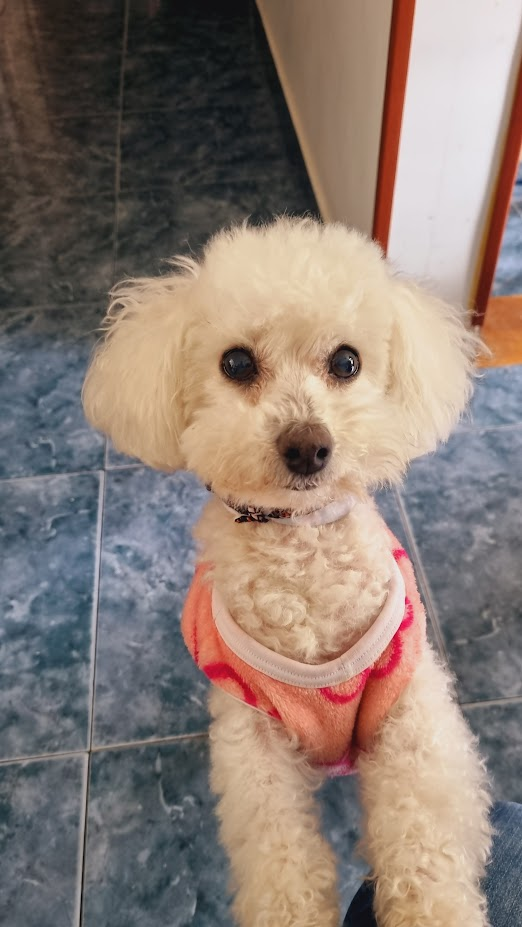
#> input picture 08_Filtro Laplaciano y Canny/Janis.jpg, 522 x 927 px
$ jupyter execute Filtros.ipynb   (older library calls are emulated)
#> lines starting #> are read from the running program, lines starting #| are printed output that depends on the picture
[cell 1]
# ==================================
#    CELDA [1]: LIBRERÍAS Y FUNCIONES
# ==================================

import cv2
import numpy as np
import matplotlib.pyplot as plt

# Función para Supresión de No-Máximos
def non_max_suppression(grad_magnitude, grad_direction):
    """
    grad_magnitude: matriz con la magnitud del gradiente
    grad_direction: matriz con la dirección del gradiente en radianes

    Retorna:
        suppressed: matriz con los valores de grad_magnitude donde sólo
                    se conservan los máximos locales en la dirección del gradiente.
                    El resto se pone a 0.
    """
    rows, cols = grad_magnitude.shape
    suppressed = np.zeros((rows, cols), dtype=np.float32)

    # Convertimos la dirección de radianes a grados
    direction_degrees = grad_direction * 180.0 / np.pi
    # Ajustamos a [0,180)
    direction_degrees[direction_degrees < 0] += 180

    for i in range(1, rows-1):
        for j in range(1, cols-1):
            angle = direction_degrees[i, j]
            mag = grad_magnitude[i, j]

            # Vectores vecinos según el ángulo
            if (0 <= angle < 22.5) or (157.5 <= angle < 180):
                neighbor1 = grad_magnitude[i, j-1]
                neighbor2 = grad_magnitude[i, j+1]
            elif (22.5 <= angle < 67.5):
                neighbor1 = grad_magnitude[i-1, j+1]
                neighbor2 = grad_magnitude[i+1, j-1]
            elif (67.5 <= angle < 112.5):
                neighbor1 = grad_magnitude[i-1, j]
                neighbor2 = grad_magnitude[i+1, j]
            else:  # (112.5 <= angle < 157.5)
                neighbor1 = grad_magnitude[i-1, j-1]
                neighbor2 = grad_magnitude[i+1, j+1]

            if (mag >= neighbor1) and (mag >= neighbor2):
                suppressed[i, j] = mag
            else:
                suppressed[i, j] = 0.0

    return suppressed

# Función para Doble Umbral + Histéresis
def double_threshold_hysteresis(img_nms, low_ratio=0.05, high_ratio=0.15):
    """
    img_nms: imagen tras la supresión de no-máximos (valores de magnitud).
    low_ratio, high_ratio: proporciones para calcular umbrales.

    Retorna:
        edges_final: imagen binaria con los bordes finales (0 o 255).
    """
    max_mag = np.max(img_nms)
    high_thresh = high_ratio * max_mag
    low_thresh = low_ratio * max_mag

    rows, cols = img_nms.shape
    edges_final = np.zeros((rows, cols), dtype=np.uint8)

    # Clasificación inicial
    strong_i, strong_j = np.where(img_nms >= high_thresh)
    weak_i, weak_j = np.where((img_nms >= low_thresh) & (img_nms < high_thresh))

    edges_final[strong_i, strong_j] = 255   # Bordes fuertes
    edges_final[weak_i, weak_j] = 50        # Bordes débiles

    # Conexión de débiles con fuertes (8-conectividad)
    for i in range(1, rows-1):
        for j in range(1, cols-1):
            if edges_final[i, j] == 50:  # débil
                if 255 in edges_final[i-1:i+2, j-1:j+2]:
                    edges_final[i, j] = 255
                else:
                    edges_final[i, j] = 0

    return edges_final

[cell 2]
# ==================================
#  CELDA [2]: CARGAR Y MOSTRAR IMAGEN
# ==================================

# Ruta de tu imagen
image_path = "Janis.jpg"  # <-- Ajusta aquí el nombre/ruta de tu imagen

# Leer en escala de grises
img_gray = cv2.imread(image_path, cv2.IMREAD_GRAYSCALE)
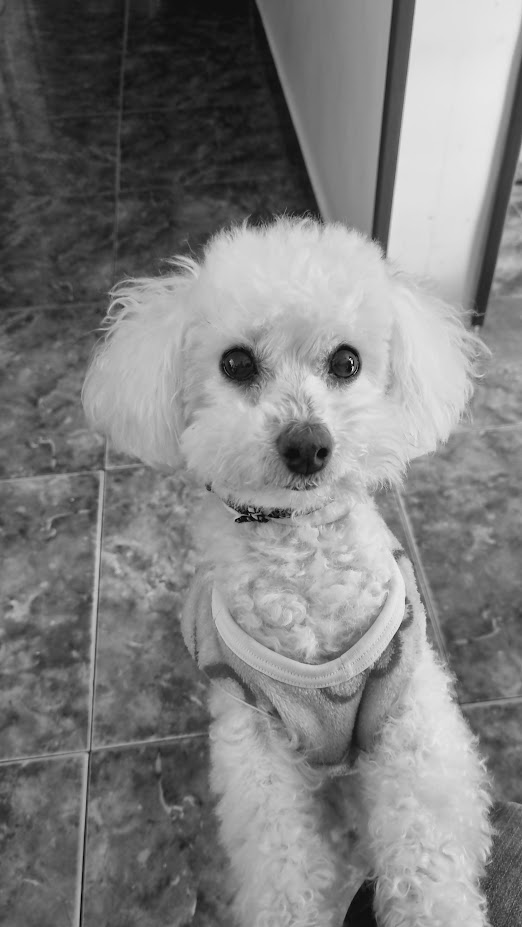
#> img_gray: shape (927, 522); min 0, max 235, mean 127.7
if img_gray is None:
    print("No se pudo cargar la imagen. Verifica la ruta/nombre.")
else:
    plt.figure()
    plt.title("Imagen Original")
    plt.imshow(img_gray, cmap='gray')
    plt.show()

[cell 3]
# ====================================================
#  CELDA [3]: FILTROS DE SUAVIZADO: MEDIA, GAUSSIANO, MEDIANA
# ====================================================

if img_gray is not None:
    # Filtro de Media
    mean_blur = cv2.blur(img_gray, (3, 3))

    plt.figure()
    plt.title("Filtro de Media (3x3)")
    plt.imshow(mean_blur, cmap='gray')
    plt.show()

    # Filtro Gaussiano
    gauss_blur = cv2.GaussianBlur(img_gray, (3, 3), 1)

    plt.figure()
    plt.title("Filtro Gaussiano (3x3, σ=1)")
    plt.imshow(gauss_blur, cmap='gray')
    plt.show()

    # Filtro Mediana
    median_blur = cv2.medianBlur(img_gray, 3)

    plt.figure()
    plt.title("Filtro de Mediana (3x3)")
    plt.imshow(median_blur, cmap='gray')
    plt.show()

[cell 4]
# ==========================================
#  CELDA [5]: LAPLACIANO CON Y SIN SUAVIZADO
# ==========================================

if img_gray is not None:
    # Laplaciano SIN suavizado
    lap_no_smooth = cv2.Laplacian(img_gray, cv2.CV_32F, ksize=5)
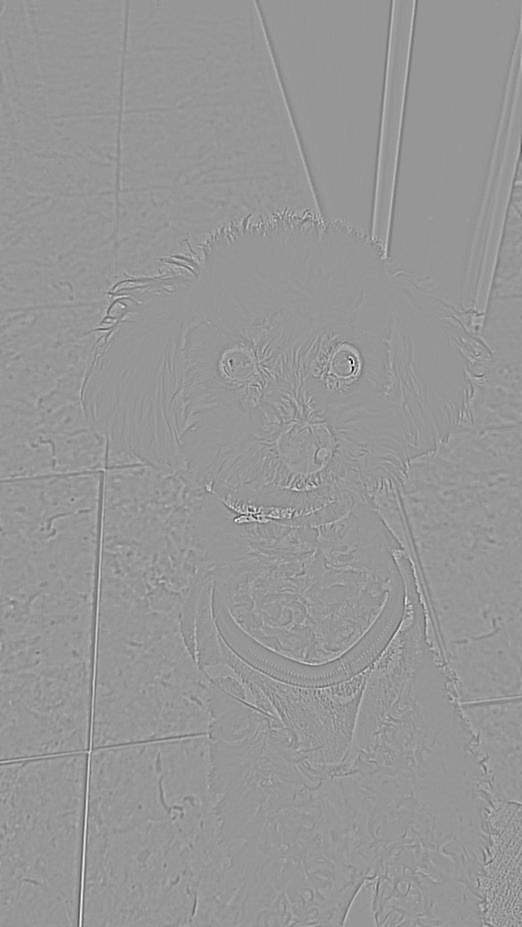
#> lap_no_smooth: shape (927, 522) float32; min -6666, max 4608, mean 0; drawn with min black and max white
    lap_no_smooth_abs = cv2.convertScaleAbs(lap_no_smooth)
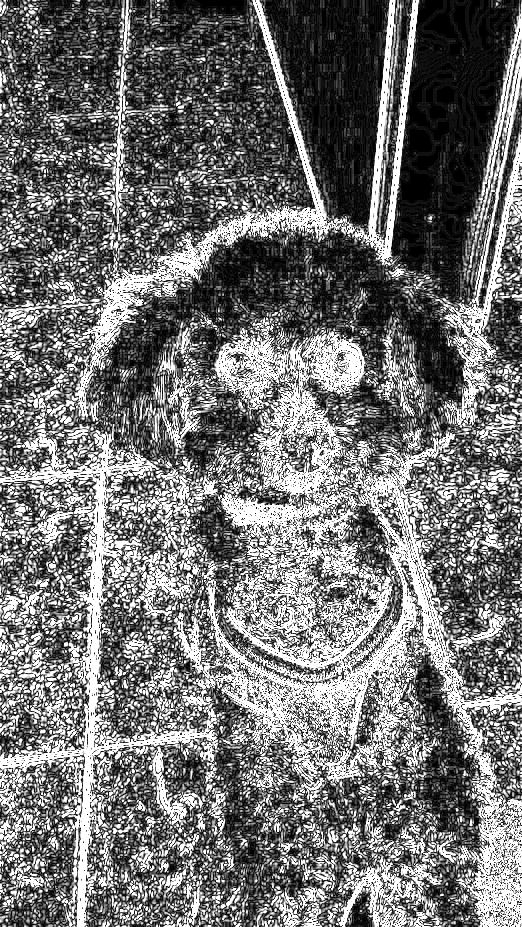
#> lap_no_smooth_abs: shape (927, 522); min 0, max 255, mean 113.8

    plt.figure()
    plt.title("Laplaciano SIN suavizado")
    plt.imshow(lap_no_smooth_abs, cmap='gray')
    plt.show()

    # Laplaciano CON suavizado (p.ej. Gaussiano)
    lap_smooth = cv2.Laplacian(gauss_blur, cv2.CV_32F, ksize=5)
    lap_smooth_abs = cv2.convertScaleAbs(lap_smooth)
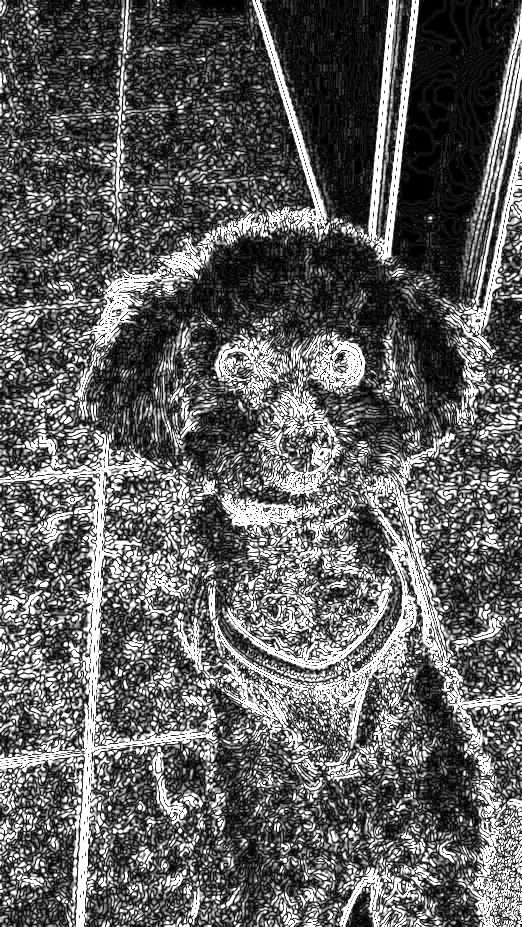
#> lap_smooth_abs: shape (927, 522); min 0, max 255, mean 96.2

    plt.figure()
    plt.title("Laplaciano con Suavizado Gaussiano")
    plt.imshow(lap_smooth_abs, cmap='gray')
    plt.show()

[cell 5]
# =====================================================================
#  CELDA [6]: CANNY PASO A PASO (suavizado -> gradiente -> NMS -> histéresis)
# =====================================================================

if img_gray is not None:
    # 1) Suavizado Gaussiano (5x5)
    blurred_for_canny = cv2.GaussianBlur(img_gray, (5, 5), 1)
    plt.figure()
    plt.title("Canny - Paso 1: Suavizado Gaussiano (5x5)")
    plt.imshow(blurred_for_canny, cmap='gray')
    plt.show()

    # 2) Gradiente (Sobel)
    sobel_canny_x = cv2.Sobel(blurred_for_canny, cv2.CV_64F, 1, 0, ksize=3)
    sobel_canny_y = cv2.Sobel(blurred_for_canny, cv2.CV_64F, 0, 1, ksize=3)
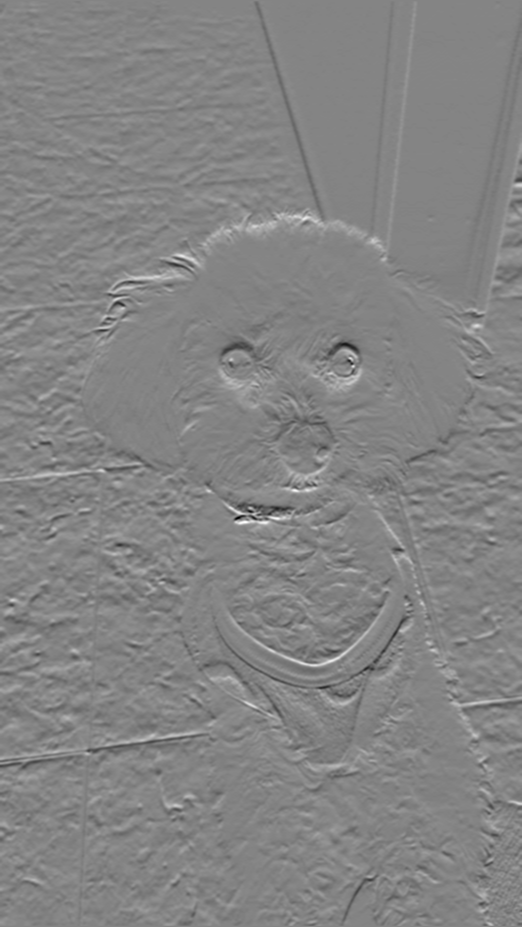
#> sobel_canny_y: shape (927, 522) float64; min -317, max 295, mean 0.1; drawn with min black and max white

    grad_magnitude = np.sqrt(sobel_canny_x**2 + sobel_canny_y**2)
    grad_direction = np.arctan2(sobel_canny_y, sobel_canny_x)
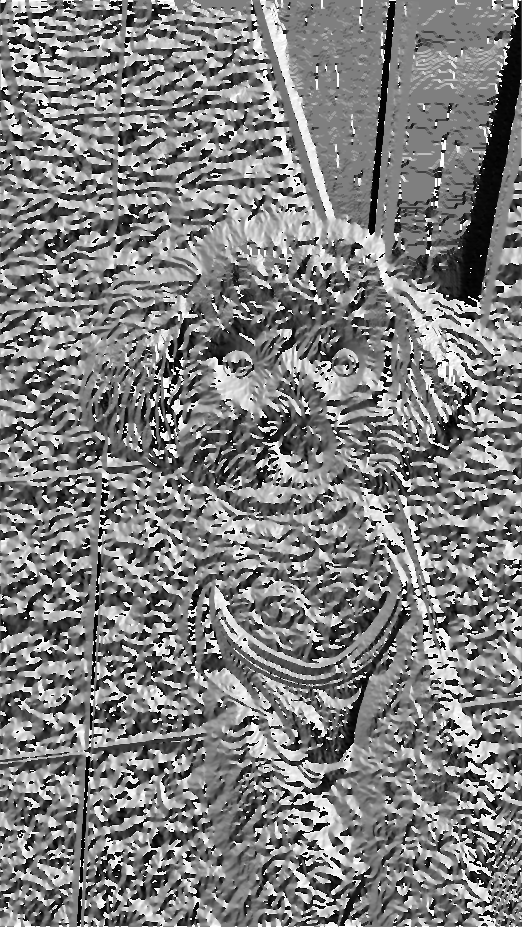
#> grad_direction: shape (927, 522) float64; min -3.14, max 3.14, mean -0.00248; drawn with min black and max white

    plt.figure()
    plt.title("Canny - Paso 2: Magnitud del Gradiente (Sobel)")
    plt.imshow(grad_magnitude, cmap='gray')
    plt.show()

    # 3) Supresión de No-Máximos
    nms_result = non_max_suppression(grad_magnitude, grad_direction)
#> in non_max_suppression, `direction_degrees[direction_degrees < 0] += 180`:
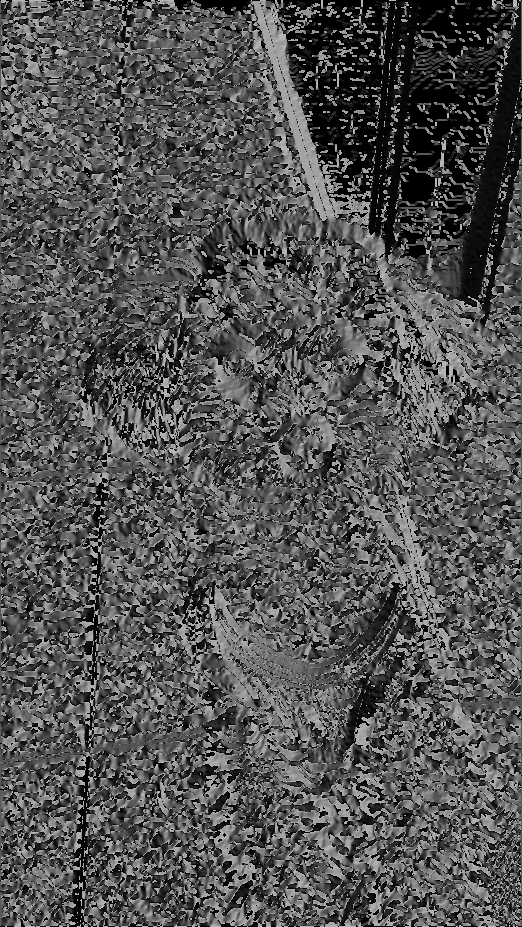
#> direction_degrees: shape (927, 522) float64; min 0, max 180, mean 83.4
#> after the loop in non_max_suppression, `for i in range(1, rows-1):`:
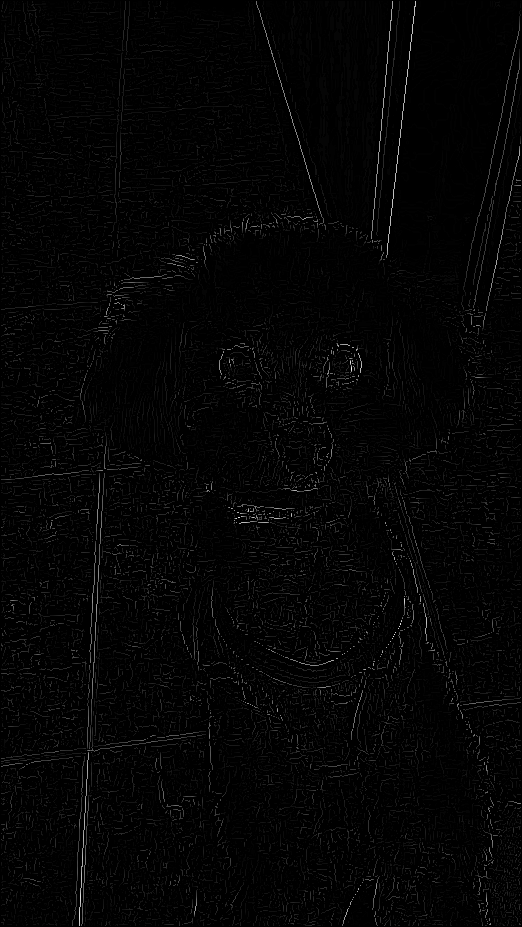
#> suppressed: shape (927, 522) float32; min 0, max 401.4, mean 7.1; drawn with min black and max white
    plt.figure()
    plt.title("Canny - Paso 3: Supresión de No-Máximos")
    plt.imshow(nms_result, cmap='gray')
    plt.show()

    # 4) Doble umbral e histéresis
    canny_final = double_threshold_hysteresis(nms_result, 0.05, 0.2)
#> in double_threshold_hysteresis, `max_mag = np.max(img_nms)`: max_mag = 401.4
#> in double_threshold_hysteresis, `high_thresh = high_ratio * max_mag`: high_thresh = 80.29
#> in double_threshold_hysteresis, `low_thresh = low_ratio * max_mag`: low_thresh = 20.07
#> in double_threshold_hysteresis, `strong_i, strong_j = np.where(img_nms >= high_thresh)`: strong_i = 8819 values from 1 to 925; strong_j = 8819 values, max 520 at index 640, min 1 at index 3597, mean 278.7
#> after the loop in double_threshold_hysteresis, `for i in range(1, rows-1):`:
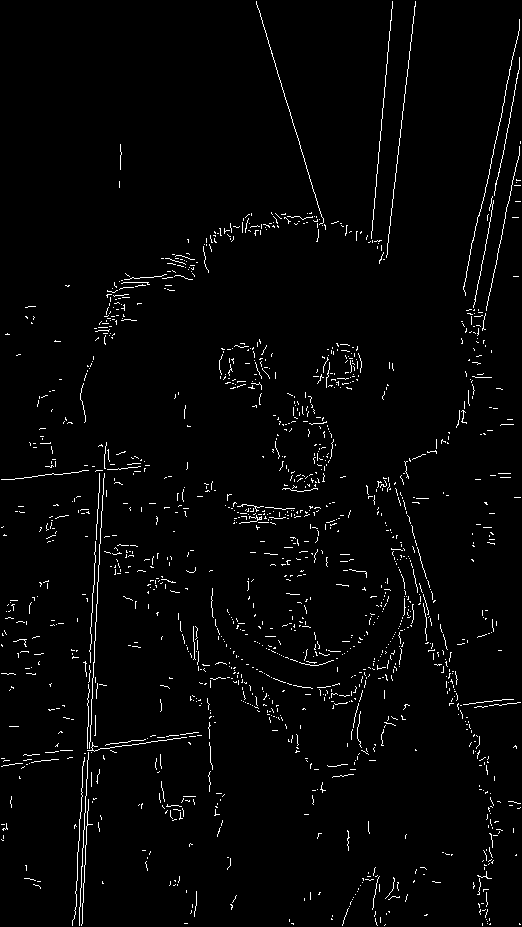
#> edges_final: shape (927, 522); 2.3% white in thin lines or dots
    plt.figure()
    plt.title("Canny - Paso 4: Histerésis y Resultado Final")
    plt.imshow(canny_final, cmap='gray')
    plt.show()
